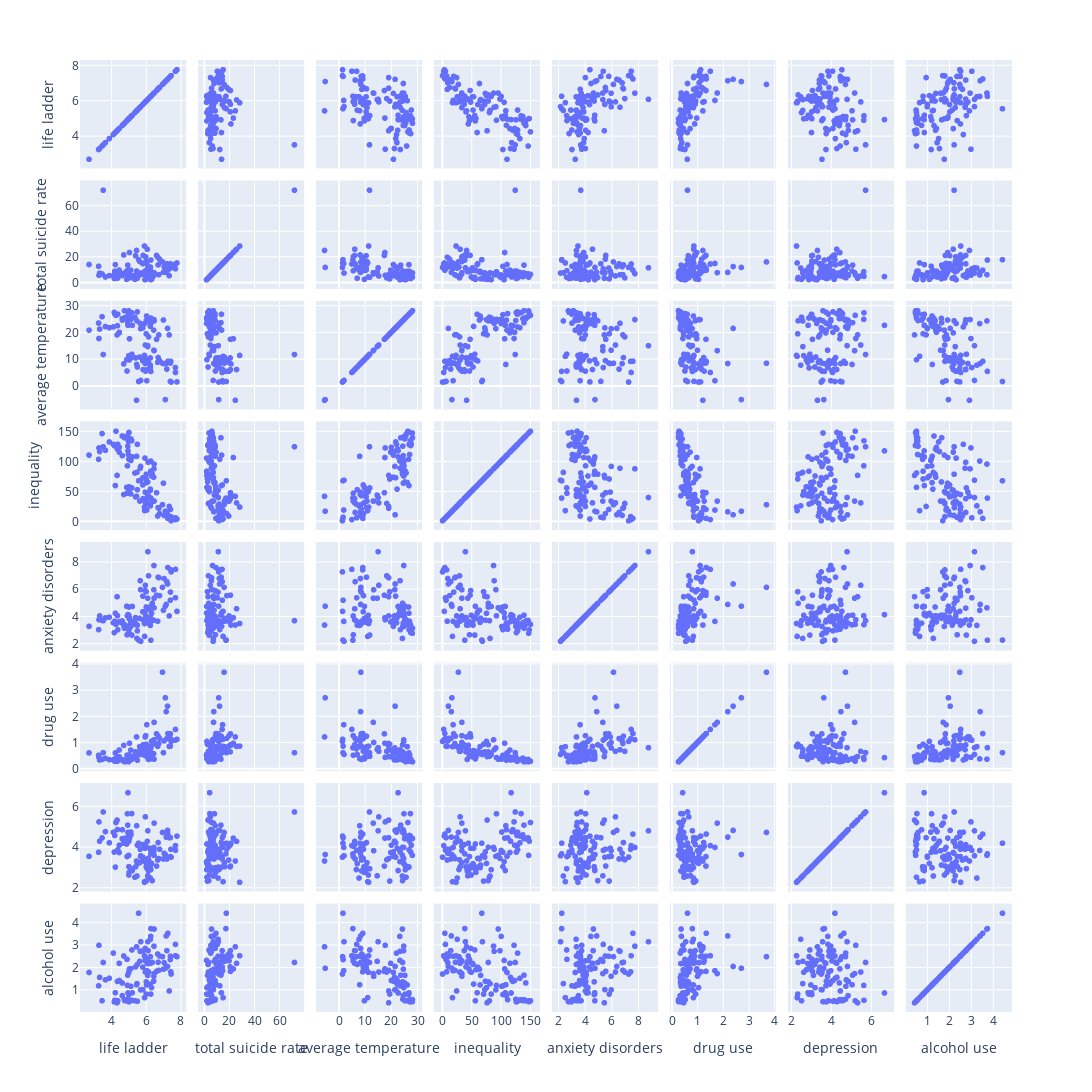

This figure's notebook cell:
### Code cell
# Scatter matrix - happyness - mental health variables
fig = px.scatter_matrix(dataset_filter)
fig.update_layout(width = 1500, height = 1400)
fig.show()
